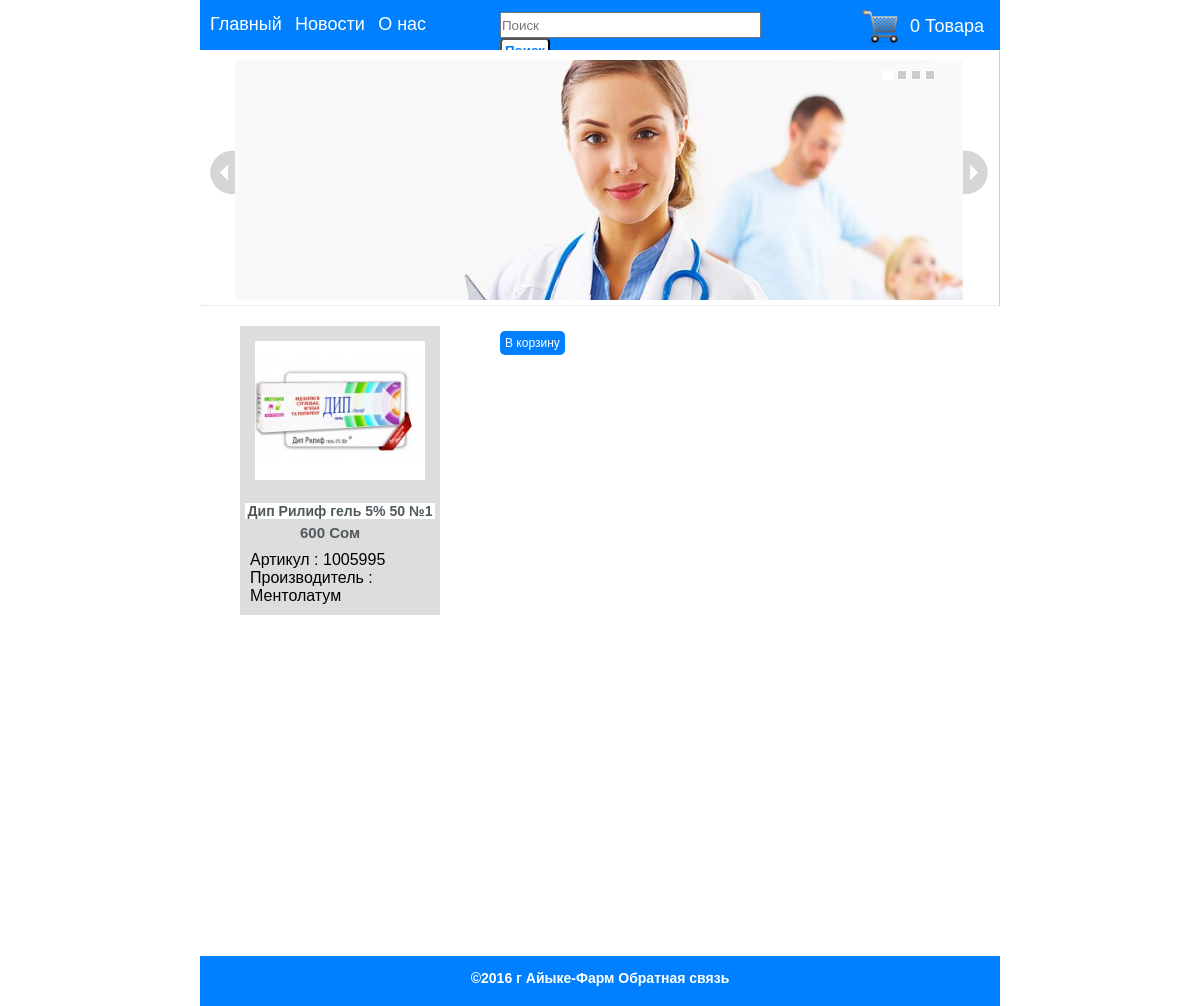
The page /index.php?view=product&id=2 on the database its author committed.
### tables this page shows
CREATE TABLE IF NOT EXISTS `tovar` (
  `id` int(11) NOT NULL AUTO_INCREMENT,
  `name` varchar(255) NOT NULL,
  `artikul` text NOT NULL,
  `proizvoditel` varchar(255) NOT NULL,
  `price` float NOT NULL,
  `img` varchar(255) NOT NULL,
  PRIMARY KEY (`id`)
);

### index.php (called while the page is built, shortened)
<?
include 'functions.php';
include($_SERVER[DOCUMENT_ROOT].'/view/shablon/index.php');

### functions.php (called while the page is built, shortened)
<?
function db_connect(){
	$host='localhost';
	$user='admin';
	$pswd='admin12345';
	$db='apteka';
	$connection=mysql_connect($host,$user,$pswd);
	return $connection;
}
function get_product($id){
        $query = ("SELECT * FROM tovar WHERE id='$id' ");
        $result = mysql_query($query);
        $row = mysql_fetch_array($result);
        return $row;
}

### view/stranisy/product.php (the view)
<?
$id=$_GET['id'];
$product=get_product($id);
?>
<div class="tovar">
            <div class="tovarimg">
                <img src="tovar_image/<?=$product['img']?>">
            </div>
            <div class="tovar_link">
                <h3><?=$product['name']?></h3>
            </div>
            <div class="tovar_price">
                <span><?=$product['price']?> Сом</span>
            </div>
            <div style="margin: 10px 10px; font-size: 16px;">
                <p style="">Артикул : <?=$product['artikul']?></p>
                <p style="">Производитель : <?=$product['proizvoditel']?></p>
            </div>
        </div>
        <div style="width:100px;position: absolute; margin: 30px 0 0 300px;">
            <a href="index.php?view=add_to_cart&id=<?=$product['id']?>" style="background-color: #0080FF;color:#fff;border-radius: 5px;padding: 5px;}">В корзину</a>
        </div>

### styles.css (style rules this page uses)
* { margin:0; padding:0; }
body { font-family:Arial, Helvetica, sans-serif; font-size:12px; color:#505a5d; background: #FFF url(images/templateBackground.jpg) repeat-x left top; }
html,body { height: 100%; }
.main_content a { text-decoration: none; color: #000; }
.tovar { float: left; background-color: #ddd; width: 200px; margin-left: 40px; margin-top: 20px; }
.tovar_link { padding: 5px; width: 200px; text-align: center; text-decoration: none; }
.tovar_link>h3 { background-color: white; margin-right: 10px; }
.tovarimg { padding: 5px; }
.tovarimg img { width: 170px; padding: 10px; }
.tovar_price>span { text-align: center; margin-left:60px; font-weight: bold; font-size: 15px; }
p { color: #000; }

### rows shown on the page
tovar: img (picture), name "Дип Рилиф гель 5% 50 №1", price "600", artikul "1005995", proizvoditel "Ментолатум"

### other values the page prints
$_SESSION['total_items'] "0"
